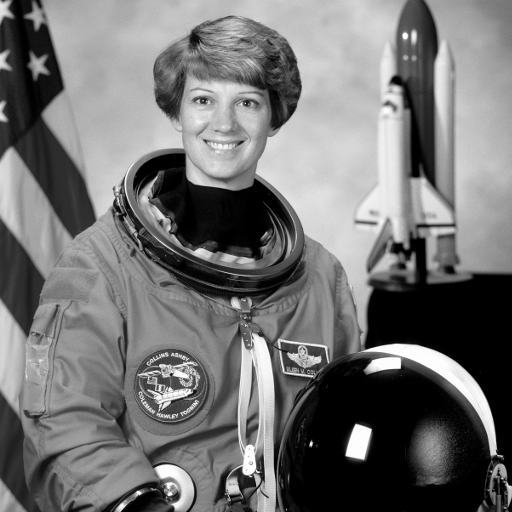
#> input picture data/astronaut.png, 512 x 512 px; the run also reads 1 picture not shown here
$ jupyter execute --allow-errors task3.ipynb
#> lines starting #> are read from the running program, lines starting #| are printed output that depends on the picture
# <a id="#">Task 3 – Mean, median, and Gaussian filtering</a>

[cell 1]
import numpy
import matplotlib.pyplot as plt

---

## Linear filtering by convolution (mean filter)

**<a id="#">Task 3.1.1.</a>** Load the image `data/astronaut.png` and show it:

[cell 2]
astro = plt.imread('data/astronaut.png')
#> astro is the input picture: shape (512, 512) float32; min 0, max 1, mean 0.451
plt.imshow(astro)

**<a id="#">Task 3.1.2.</a>** Implement a mean filter:

[cell 3]
def meanfilter(img, size):
#> called with size = 5
    result = numpy.zeros(img.shape)
    n = (size - 1) // 2
    for p in numpy.ndindex(img.shape):
        neighborhood_sum = 0
        if n <= p[0] < img.shape[0] - n and n <= p[1] < img.shape[1] - n:
            for q in numpy.ndindex(size, size):
                neighborhood_sum = img[p[0]+ q[0]-n, p[1]+ q[1]-n] + neighborhood_sum
                mean = neighborhood_sum/ size**2
                result[p]= mean
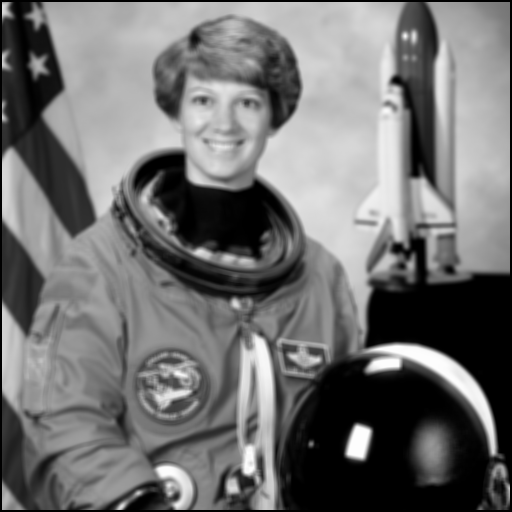
#> result: shape (512, 512) float64; min 0, max 0.994, mean 0.444

    return result

**<a id="#">Task 3.1.3.</a>** Test your implementation from above by using the function `meanfilter` for the previously loaded image and show the result:

[cell 4]
meanfilter(astro, 5)

**<a id="#">Task 3.1.4.</a>** Compare your result for filter size `5` with the correct result image `data/astronaut_meanfilter5.png`:

[cell 5]
astro1 = meanfilter(astro, 5)
astromean = plt.imread('data/astronaut_meanfilter5.png')
assert numpy.allclose(astro1, astromean, atol=1/255)

---

## Non-linear filtering

**<a id="#">Task 3.2.1.</a>** Implement a median filter:

[cell 6]
def medianfilter(img, size):
#> called with size = 5
    result = numpy.zeros(img.shape)
    n = (size - 1) // 2
    for p in numpy.ndindex(img.shape):
        data = []
        if n <= p[0] < img.shape[0] - n and n <= p[1] < img.shape[1] - n:
            for q in numpy.ndindex(size, size):
                data.append(img[p[0]+ q[0]-n, p[1]+ q[1]-n])
            data.sort()
            result[p]= data[(size**2)//2]
    return result

**<a id="#">Task 3.2.2.</a>** First, test your implementation from above by using the function `medianfilter` for the previously loaded image and show the result:

[cell 7]
plt.imshow(medianfilter(astro, 5))

Then, compare your result for filter size `5` with the correct result image `data/astronaut_medianfilter5.png`:

[cell 8]
astro3 = medianfilter(astro, 5)
astromedian = plt.imread('data/astronaut_medianfilter5.png')
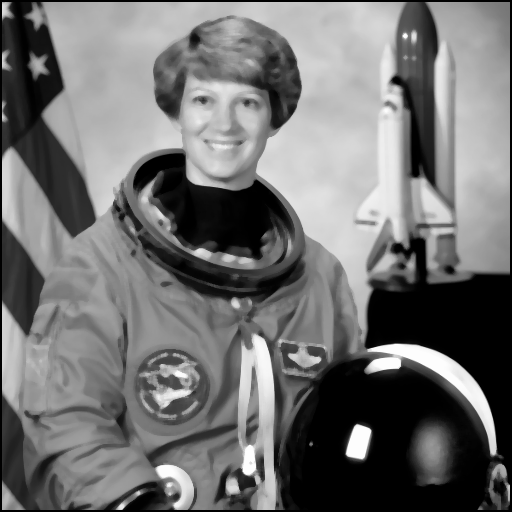
#> input picture data/astronaut_medianfilter5.png, 512 x 512 px
#> astromedian is the input picture: shape (512, 512) float32; min 0, max 0.992, mean 0.444
assert numpy.allclose(astro3, astromedian, atol=1/255)

---

## Using pre-implemented filters

**<a id="#">Task 3.3.1.</a>** Load the package `scipy.ndimage`:

[cell 9]
import scipy.ndimage

**<a id="#">Task 3.3.2 (a).</a>** Apply a **mean filter** from `scipy.ndimage` to the loaded image:

[cell 10]
plt.imshow(scipy.ndimage.uniform_filter(astro, 5))
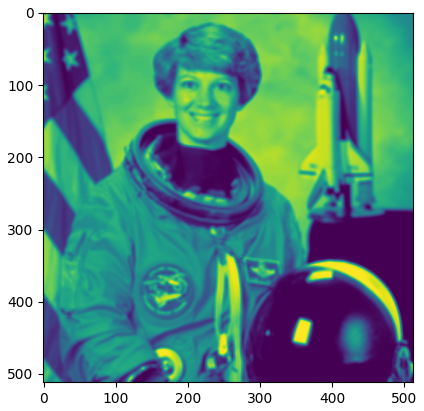
#> figure drawn by matplotlib, 1 panel

**<a id="#">Task 3.3.2 (b).</a>** Apply a **median filter** from `scipy.ndimage` to the loaded image:

[cell 11]
plt.imshow(scipy.ndimage.median_filter(astro,5))
plt.imshow(astro1)

**<a id="#">Task 3.3.2 (c).</a>** Apply a **Gaussian filter** from `scipy.ndimage` to the loaded image:

[cell 12]
plt.imshow(scipy.ndimage.gaussian_filter(astro, 1))
